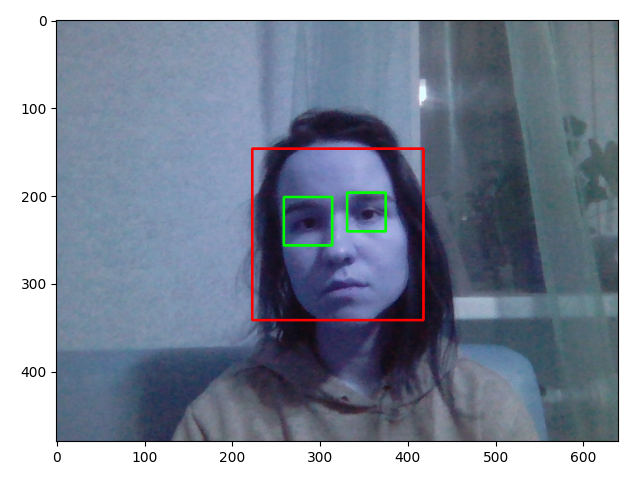

Reproduce this figure in Python.
import cv2
import matplotlib.pyplot as plt

face_cascade = cv2.CascadeClassifier('haarcascade_frontalface_default.xml')
eye_cascade = cv2.CascadeClassifier('haarcascade_eye.xml')
video_capture = cv2.VideoCapture(0)
img_counter = 0

for i in range(0, 15):
    ret, frame = video_capture.read()
    gray = cv2.cvtColor(frame, cv2.COLOR_BGR2GRAY)
    k = cv2.waitKey(1)
    faces = face_cascade.detectMultiScale(gray, 1.3, 5)
    for (x, y, w, h) in faces:
        frame = cv2.rectangle(frame, (x, y), (x + w, y + h), (255, 0, 0), 2)
        roi_gray = gray[y:y + h, x:x + w]
        roi_color = frame[y:y + h, x:x + w]
        eyes = eye_cascade.detectMultiScale(roi_gray)
        for (ex, ey, ew, eh) in eyes:
            cv2.rectangle(roi_color, (ex, ey), (ex + ew, ey + eh), (0, 255, 0), 2)
    # cv2.imshow() - не работает на Линуксе(
    plt.imshow(frame, cmap='gray')
    plt.show()

video_capture.release()
cv2.destroyAllWindows()
